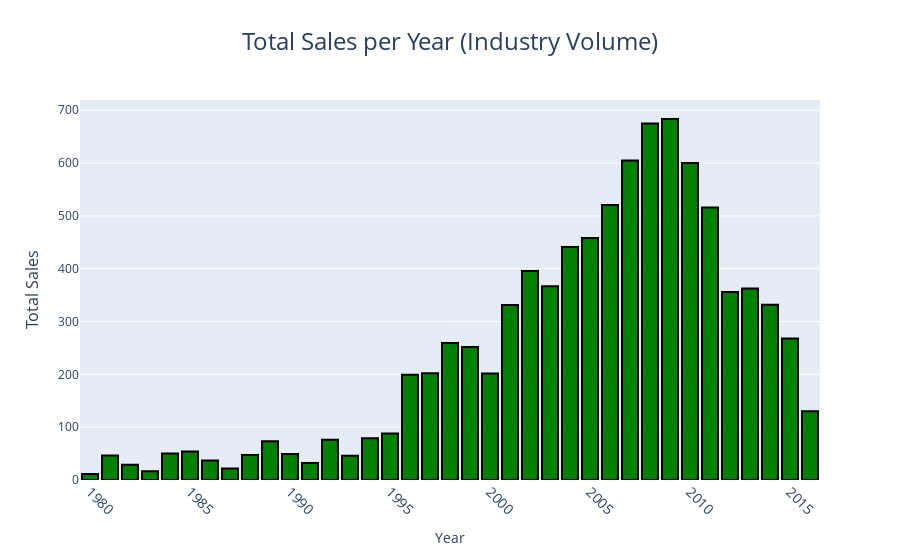

Notebook source saved alongside this figure:
### Markdown cell above
#### **For the period 2010-2016 we see a gradual contraction of the market:
#### • *The year 2010 begins with strong sales by the two market leaders (X360:~180M, PS3:~142M), followed closely by the Wii (~128M), which will start its decline after this point. The following years are characterised by a general decline in sales, which will continue year over year begining in 2012 (likely due to the effects of the Great Recession and 2012 Financial Crisis). By 2016, the total industry sales are ~130M, barely 20% of the all time high (2009:~683M).*
#### • *We can see this great decline in the competition between the next generation consoles (2013-2016). Even in their best year (2015- PS4:~118M, XOne:~60M), their total sales are well below the records attained by their predecessors in the early aughts.*

### Code cell
# Make a graph of the total sales per year (Industry Volume)
total_sales_year = sales_year_platform.groupby('year_of_release')['total_sales'].sum().reset_index()
print(total_sales_year)
fig = px.bar(total_sales_year, x='year_of_release', y='total_sales', title='Total Sales per Year (Industry Volume)')
fig.update_traces(marker_color='green', marker_line_color='black', marker_line_width=2)
fig.update_xaxes(title_text='Year', tickangle=45, tickfont=dict(size=14))
fig.update_yaxes(title_text='Total Sales', title_font=dict(size=16))
fig.update_layout(
    title_font=dict(size=24),
    title_x=0.5,
    barmode='group',
    bargap=0.2
)
fig.show()

### Figure 1 — Plotly figure (JSON) as saved in the notebook; plotly's stock layout.template omitted (floating-point values rounded to 4 significant figures)
{"data": [{"alignmentgroup": "True", "hovertemplate": "year_of_release=%{x}<br>total_sales=%{y}<extra></extra>", "legendgroup": "", "marker": {"color": "green", "line": {"color": "black", "width": 2}, "pattern": {"shape": ""}}, "name": "", "offsetgroup": "", "orientation": "v", "showlegend": false, "textposition": "auto", "type": "bar", "x": [1980, 1981, 1982, 1983, 1984, 1985, 1986, 1987, 1988, 1989, 1990, 1991, 1992, 1993, 1994, 1995, 1996, 1997, 1998, 1999, 2000, 2001, 2002, 2003, 2004, 2005, 2006, 2007, 2008, 2009, 2010, 2011, 2012, 2013, 2014, 2015, 2016], "xaxis": "x", "y": [11.38, 46.18, 28.88, 16.8, 50.35, 53.95, 37.08, 21.7, 47.21, 73.45, 49.37, 32.23, 76.16, 45.99, 79.23, 88.12, 199.2, 202.1, 259.6, 251.8, 201.7, 331.5, 395.6, 366.7, 441.0, 458.3, 520.8, 604.8, 674.9, 683.4, 600.2, 515.9, 355.8, 362.4, 331.8, 268.0, 129.9], "yaxis": "y"}], "layout": {"bargap": 0.2, "barmode": "group", "legend": {"tracegroupgap": 0}, "title": {"font": {"size": 24}, "text": "Total Sales per Year (Industry Volume)", "x": 0.5}, "xaxis": {"anchor": "y", "domain": [0, 1], "tickangle": 45, "tickfont": {"size": 14}, "title": {"text": "Year"}}, "yaxis": {"anchor": "x", "domain": [0, 1], "title": {"font": {"size": 16}, "text": "Total Sales"}}}}
